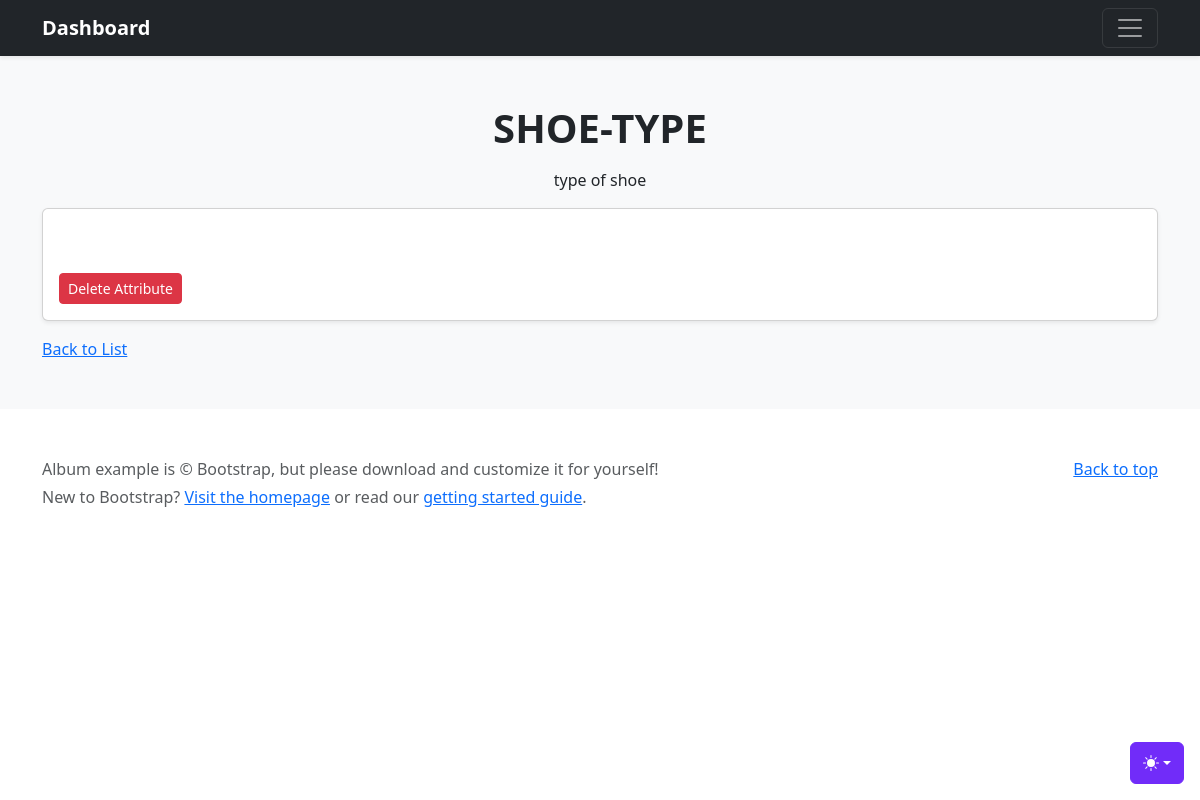
The app's page /dashboard/view_attribute/4, older data.
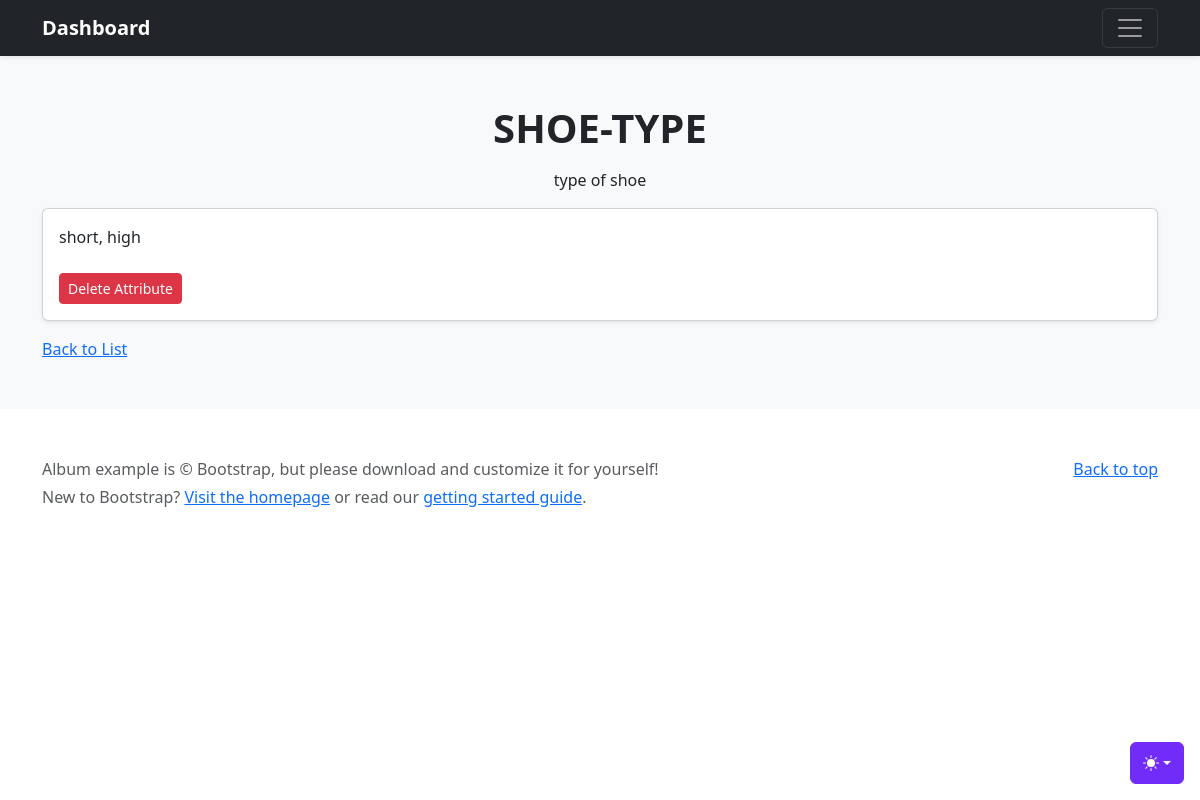
The same page, newer data.
### inventory/models.py (models this page shows, shortened)
class Attribute(models.Model):
    name = models.CharField(max_length=50)
    description = models.TextField()

class AttributeValue(models.Model):
    value = models.CharField(max_length=50)
    attribute = models.ForeignKey(
        Attribute, related_name="attribute", on_delete=models.CASCADE)

### inventory/views.py (the view)
# urls.py: path('view_attribute/<int:id>', views.view_attribute, name="view_attribute"),
def view_attribute(request, id):
    attr = get_object_or_404(Attribute, id=id)
    attr_values = AttributeValue.objects.filter(attribute=attr)
    return render(request, 'attribute/view-attr.html', {'attribute': attr, 'attr_values': attr_values})

### inventory/templates/attribute/view-attr.html (shortened to what this page needs)
{% extends 'base/base.html' %}
  {% block content %}
  <main>
    <div class="album py-5 bg-body-tertiary">
      <div class="container">
        <h1 class="text-center mb-3"><strong>{{ attribute.name|upper }}</strong></h1>
        <p class="text-center">{{ attribute.description }}</p>
        <div class="card mb-3 shadow-sm">
            <div class="row g-0">
              <div class="col-md-12">
                <div class="card-body">
                    {% for val in attr_values %}
                        {{ val.value }}{% if not forloop.last %}, {% endif %}
                    {% endfor %}
                    <br><br>
                    <a href="{% url 'delete_attr' attribute.id %}" class="btn btn-sm btn-danger delete-btn">Delete Attribute</a>
                </div>
              </div>
            </div>
          </div>
          <a href="{% url 'attribute' %}">Back to List</a>
      </div>
    </div>
  </main>
  {% endblock %}

### inventory/templates/base/base.html (shortened to what this page needs)
{% load static %}
<!DOCTYPE html>
<html lang="en" data-bs-theme="auto">
  <head>
    <link
      rel="stylesheet"
      href="https://cdn.jsdelivr.net/npm/@docsearch/css@3"
    />
    <link
      href="{% static 'assets/dist/css/bootstrap.min.css' %}"
      rel="stylesheet"
    />
    <link rel="stylesheet" href="https://cdn.jsdelivr.net/npm/bootstrap-icons@1.11.2/font/bootstrap-icons.min.css">
  </head>
  <body>
    {% include 'base/theme.html' %}
    {% include 'base/header.html' %}
    {% block content %}
    {% endblock %}
    {% include 'base/footer.html' %}
    </body>
  </html>

### inventory/templates/base/theme.html (shortened to what this page needs)
<div class="dropdown position-fixed bottom-0 end-0 mb-3 me-3 bd-mode-toggle">
  <button
    class="btn btn-bd-primary py-2 dropdown-toggle d-flex align-items-center"
    id="bd-theme"
    type="button"
    aria-expanded="false"
    data-bs-toggle="dropdown"
    aria-label="Toggle theme (auto)"
  >
    <svg class="bi my-1 theme-icon-active" width="1em" height="1em">
      <use href="#circle-half"></use>
    </svg>
  </button>
</div>

### inventory/templates/base/header.html (shortened to what this page needs)
<header data-bs-theme="dark">
    <div class="navbar navbar-dark bg-dark shadow-sm">
      <div class="container">
        <a href="{% url 'dashboard' %}" class="navbar-brand d-flex align-items-center">
          <strong>Dashboard</strong>
        </a>
        <button
          class="navbar-toggler"
          type="button"
          data-bs-toggle="collapse"
          data-bs-target="#navbarHeader"
          aria-controls="navbarHeader"
          aria-expanded="false"
          aria-label="Toggle navigation"
        >
          <span class="navbar-toggler-icon"></span>
        </button>
      </div>
    </div>
  </header>

### inventory/templates/base/footer.html
{% load static %}
<footer class="text-body-secondary py-5">
    <div class="container">
      <p class="float-end mb-1">
        <a href="#">Back to top</a>
      </p>
      <p class="mb-1">
        Album example is &copy; Bootstrap, but please download and customize
        it for yourself!
      </p>
      <p class="mb-0">
        New to Bootstrap? <a href="/">Visit the homepage</a> or read our
        <a href="{% static 'getting-started/introduction/' %}"
          >getting started guide</a
        >.
      </p>
    </div>
</footer>

### inventory/templates/base/style.html (style rules this page uses)
.bi { vertical-align: -0.125em; fill: currentColor; }
.btn-bd-primary { --bd-violet-bg: #712cf9; --bd-violet-rgb: 112.520718, 44.062154, 249.437846; --bs-btn-font-weight: 600; --bs-btn-color: var(--bs-white); --bs-btn-bg: var(--bd-violet-bg); --bs-btn-border-color: var(--bd-violet-bg); --bs-btn-hover-color: var(--bs-white); --bs-btn-hover-bg: #6528e0; --bs-btn-hover-border-color: #6528e0; --bs-btn-focus-shadow-rgb: var(--bd-violet-rgb); --bs-btn-active-color: var(--bs-btn-hover-color); --bs-btn-active-bg: #5a23c8; --bs-btn-active-border-color: #5a23c8; }
.bd-mode-toggle { z-index: 1500; }

Row changes from the older to the newer data that the page shows:
added AttributeValue: value "short"
added AttributeValue: value "high"
